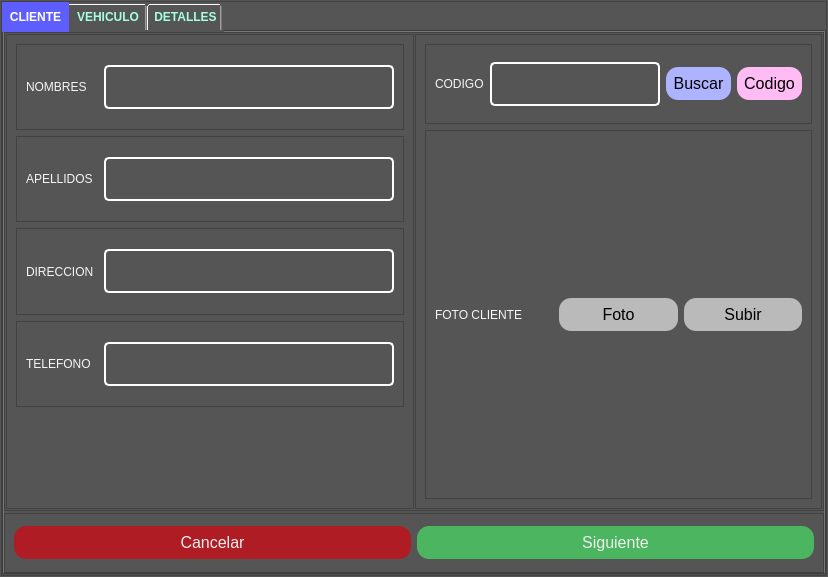
<?xml version="1.0" encoding="UTF-8"?>
<ui version="4.0">
 <class>Dialog</class>
 <widget class="QDialog" name="Dialog">
  <property name="geometry">
   <rect>
    <x>0</x>
    <y>0</y>
    <width>828</width>
    <height>577</height>
   </rect>
  </property>
  <property name="windowTitle">
   <string>Datos Registro</string>
  </property>
  <property name="styleSheet">
   <string notr="true">background:rgb(85, 85, 85);</string>
  </property>
  <layout class="QHBoxLayout" name="horizontalLayout">
   <property name="leftMargin">
    <number>1</number>
   </property>
   <property name="topMargin">
    <number>1</number>
   </property>
   <property name="rightMargin">
    <number>1</number>
   </property>
   <property name="bottomMargin">
    <number>1</number>
   </property>
   <item>
    <widget class="QFrame" name="frame">
     <property name="frameShape">
      <enum>QFrame::StyledPanel</enum>
     </property>
     <property name="frameShadow">
      <enum>QFrame::Raised</enum>
     </property>
     <layout class="QGridLayout" name="gridLayout">
      <property name="leftMargin">
       <number>0</number>
      </property>
      <property name="topMargin">
       <number>0</number>
      </property>
      <property name="rightMargin">
       <number>0</number>
      </property>
      <property name="bottomMargin">
       <number>0</number>
      </property>
      <property name="spacing">
       <number>0</number>
      </property>
      <item row="0" column="0">
       <widget class="QTabWidget" name="tabWidget">
        <property name="styleSheet">
         <string notr="true">QTabBar::tab {
        color: rgb(164, 255, 225);        
        padding: 8px;
		font-weight: bold;
}
 QTabBar::tab:selected {
        color: white;        
		font-weight: bold;   
        background:rgb(94, 94, 255);
}</string>
        </property>
        <property name="currentIndex">
         <number>0</number>
        </property>
        <widget class="QWidget" name="tab">
         <property name="styleSheet">
          <string notr="true">QLabel{
color:rgb(245, 245, 245);
font:77 10pt 'Arial Black';
}
QPushButton{
border-radius: 12px;
color:rgb(238, 238, 238);
background-color:rgb(186, 186, 186);
padding: 7px 7px;
  text-align: center;
  font-size: 16px;
}
QPushButton:hover{
background-color: #04AA6D; /* Green */
color: white;
}
QLineEdit{
padding: 12px 20px;
margin: 8px 0;
border: 2px solid #fff;
border-radius: 5px;
font:77 16px 'Arial Black';
color:rgb(238, 238, 238);
}
</string>
         </property>
         <attribute name="title">
          <string>CLIENTE</string>
         </attribute>
         <layout class="QVBoxLayout" name="verticalLayout" stretch="8,1">
          <property name="spacing">
           <number>2</number>
          </property>
          <property name="leftMargin">
           <number>0</number>
          </property>
          <property name="topMargin">
           <number>0</number>
          </property>
          <property name="rightMargin">
           <number>0</number>
          </property>
          <property name="bottomMargin">
           <number>0</number>
          </property>
          <item>
           <widget class="QFrame" name="frame_2">
            <property name="frameShape">
             <enum>QFrame::StyledPanel</enum>
            </property>
            <property name="frameShadow">
             <enum>QFrame::Raised</enum>
            </property>
            <layout class="QHBoxLayout" name="horizontalLayout_3" stretch="1,1">
             <property name="spacing">
              <number>1</number>
             </property>
             <property name="leftMargin">
              <number>1</number>
             </property>
             <property name="topMargin">
              <number>1</number>
             </property>
             <property name="rightMargin">
              <number>1</number>
             </property>
             <property name="bottomMargin">
              <number>1</number>
             </property>
             <item>
              <widget class="QFrame" name="frame_4">
               <property name="frameShape">
                <enum>QFrame::StyledPanel</enum>
               </property>
               <property name="frameShadow">
                <enum>QFrame::Raised</enum>
               </property>
               <layout class="QVBoxLayout" name="verticalLayout_2">
                <item>
                 <widget class="QFrame" name="frame_6">
                  <property name="frameShape">
                   <enum>QFrame::StyledPanel</enum>
                  </property>
                  <property name="frameShadow">
                   <enum>QFrame::Raised</enum>
                  </property>
                  <layout class="QHBoxLayout" name="horizontalLayout_4" stretch="2,8">
                   <item>
                    <widget class="QLabel" name="label">
                     <property name="text">
                      <string>NOMBRES</string>
                     </property>
                    </widget>
                   </item>
                   <item>
                    <widget class="QLineEdit" name="lineNombres"/>
                   </item>
                  </layout>
                 </widget>
                </item>
                <item>
                 <widget class="QFrame" name="frame_8">
                  <property name="frameShape">
                   <enum>QFrame::StyledPanel</enum>
                  </property>
                  <property name="frameShadow">
                   <enum>QFrame::Raised</enum>
                  </property>
                  <layout class="QHBoxLayout" name="horizontalLayout_5" stretch="2,8">
                   <item>
                    <widget class="QLabel" name="label_2">
                     <property name="text">
                      <string>APELLIDOS</string>
                     </property>
                    </widget>
                   </item>
                   <item>
                    <widget class="QLineEdit" name="lineApellidos"/>
                   </item>
                  </layout>
                 </widget>
                </item>
                <item>
                 <widget class="QFrame" name="frame_7">
                  <property name="frameShape">
                   <enum>QFrame::StyledPanel</enum>
                  </property>
                  <property name="frameShadow">
                   <enum>QFrame::Raised</enum>
                  </property>
                  <layout class="QHBoxLayout" name="horizontalLayout_6" stretch="2,8">
                   <item>
                    <widget class="QLabel" name="label_3">
                     <property name="text">
                      <string>DIRECCION</string>
                     </property>
                    </widget>
                   </item>
                   <item>
                    <widget class="QLineEdit" name="lineDireccion"/>
                   </item>
                  </layout>
                 </widget>
                </item>
                <item>
                 <widget class="QFrame" name="frame_9">
                  <property name="frameShape">
                   <enum>QFrame::StyledPanel</enum>
                  </property>
                  <property name="frameShadow">
                   <enum>QFrame::Raised</enum>
                  </property>
                  <layout class="QHBoxLayout" name="horizontalLayout_7" stretch="2,8">
                   <item>
                    <widget class="QLabel" name="label_4">
                     <property name="text">
                      <string>TELEFONO</string>
                     </property>
                    </widget>
                   </item>
                   <item>
                    <widget class="QLineEdit" name="lineTelefono"/>
                   </item>
                  </layout>
                 </widget>
                </item>
                <item>
                 <layout class="QVBoxLayout" name="vL_lb_valid_message">
                  <item>
                   <widget class="QLabel" name="lb_valid_message">
                    <property name="text">
                     <string/>
                    </property>
                   </widget>
                  </item>
                 </layout>
                </item>
               </layout>
              </widget>
             </item>
             <item>
              <widget class="QFrame" name="frame_5">
               <property name="frameShape">
                <enum>QFrame::StyledPanel</enum>
               </property>
               <property name="frameShadow">
                <enum>QFrame::Raised</enum>
               </property>
               <layout class="QVBoxLayout" name="verticalLayout_3" stretch="1,10">
                <item>
                 <widget class="QFrame" name="frame_10">
                  <property name="frameShape">
                   <enum>QFrame::StyledPanel</enum>
                  </property>
                  <property name="frameShadow">
                   <enum>QFrame::Raised</enum>
                  </property>
                  <layout class="QHBoxLayout" name="horizontalLayout_8">
                   <item>
                    <widget class="QLabel" name="label_5">
                     <property name="text">
                      <string>CODIGO</string>
                     </property>
                    </widget>
                   </item>
                   <item>
                    <widget class="QLineEdit" name="lineCodigoCli"/>
                   </item>
                   <item>
                    <widget class="QPushButton" name="btnBuscarCodigo">
                     <property name="styleSheet">
                      <string notr="true">QPushButton{
	background:rgb(174, 179, 255);
	color:black;
}</string>
                     </property>
                     <property name="text">
                      <string>Buscar</string>
                     </property>
                     <property name="iconSize">
                      <size>
                       <width>25</width>
                       <height>25</height>
                      </size>
                     </property>
                    </widget>
                   </item>
                   <item>
                    <widget class="QPushButton" name="btnGenCodigo">
                     <property name="styleSheet">
                      <string notr="true">QPushButton{
background:rgb(255, 187, 244);
color:black;
}</string>
                     </property>
                     <property name="text">
                      <string>Codigo</string>
                     </property>
                     <property name="iconSize">
                      <size>
                       <width>25</width>
                       <height>25</height>
                      </size>
                     </property>
                    </widget>
                   </item>
                  </layout>
                 </widget>
                </item>
                <item>
                 <widget class="QFrame" name="frame_11">
                  <property name="frameShape">
                   <enum>QFrame::StyledPanel</enum>
                  </property>
                  <property name="frameShadow">
                   <enum>QFrame::Raised</enum>
                  </property>
                  <layout class="QHBoxLayout" name="horizontalLayout_9" stretch="0,0,0">
                   <item>
                    <widget class="QLabel" name="label_6">
                     <property name="text">
                      <string>FOTO CLIENTE</string>
                     </property>
                    </widget>
                   </item>
                   <item>
                    <widget class="QPushButton" name="btnFotoCliente">
                     <property name="styleSheet">
                      <string notr="true">color:black;</string>
                     </property>
                     <property name="text">
                      <string>Foto</string>
                     </property>
                     <property name="iconSize">
                      <size>
                       <width>25</width>
                       <height>25</height>
                      </size>
                     </property>
                    </widget>
                   </item>
                   <item>
                    <widget class="QPushButton" name="btnSubirFcliente">
                     <property name="styleSheet">
                      <string notr="true">color:black;</string>
                     </property>
                     <property name="text">
                      <string>Subir</string>
                     </property>
                     <property name="iconSize">
                      <size>
                       <width>25</width>
                       <height>25</height>
                      </size>
                     </property>
                    </widget>
                   </item>
                  </layout>
                 </widget>
                </item>
               </layout>
              </widget>
             </item>
            </layout>
           </widget>
          </item>
          <item>
           <widget class="QFrame" name="frame_3">
            <property name="frameShape">
             <enum>QFrame::StyledPanel</enum>
            </property>
            <property name="frameShadow">
             <enum>QFrame::Raised</enum>
            </property>
            <layout class="QHBoxLayout" name="horizontalLayout_2">
             <item>
              <widget class="QPushButton" name="btnSalir">
               <property name="styleSheet">
                <string notr="true">QPushButton{
	background:rgb(175, 28, 35);
}</string>
               </property>
               <property name="text">
                <string>Cancelar</string>
               </property>
               <property name="iconSize">
                <size>
                 <width>25</width>
                 <height>25</height>
                </size>
               </property>
              </widget>
             </item>
             <item>
              <widget class="QPushButton" name="btnSiguiente">
               <property name="styleSheet">
                <string notr="true">QPushButton{
		background:rgb(75, 181, 96);
}</string>
               </property>
               <property name="text">
                <string>Siguiente</string>
               </property>
               <property name="iconSize">
                <size>
                 <width>25</width>
                 <height>25</height>
                </size>
               </property>
              </widget>
             </item>
            </layout>
           </widget>
          </item>
         </layout>
        </widget>
        <widget class="QWidget" name="tab_2">
         <property name="styleSheet">
          <string notr="true">QLabel{
color:rgb(245, 245, 245);
font:77 10pt 'Arial Black';
}
QPushButton{
border-radius: 12px;
color:rgb(238, 238, 238);
background-color:rgb(186, 186, 186);
padding: 7px 7px;
  text-align: center;
  font-size: 16px;
}
QPushButton:hover{
background-color: #04AA6D; /* Green */
color: white;
}
QLineEdit{
padding: 12px 20px;
margin: 8px 0;
border: 2px solid #fff;
border-radius: 5px;
font:77 16px 'Arial Black';
color:rgb(238, 238, 238);
}
</string>
         </property>
         <attribute name="title">
          <string>VEHICULO</string>
         </attribute>
         <layout class="QVBoxLayout" name="verticalLayout_4">
          <property name="spacing">
           <number>0</number>
          </property>
          <property name="leftMargin">
           <number>0</number>
          </property>
          <property name="topMargin">
           <number>0</number>
          </property>
          <property name="rightMargin">
           <number>0</number>
          </property>
          <property name="bottomMargin">
           <number>0</number>
          </property>
          <item>
           <widget class="QFrame" name="frame_12">
            <property name="frameShape">
             <enum>QFrame::StyledPanel</enum>
            </property>
            <property name="frameShadow">
             <enum>QFrame::Raised</enum>
            </property>
            <layout class="QVBoxLayout" name="verticalLayout_8" stretch="0,0">
             <property name="spacing">
              <number>0</number>
             </property>
             <property name="leftMargin">
              <number>0</number>
             </property>
             <property name="topMargin">
              <number>0</number>
             </property>
             <property name="rightMargin">
              <number>0</number>
             </property>
             <property name="bottomMargin">
              <number>0</number>
             </property>
             <item>
              <widget class="QFrame" name="frame_24">
               <property name="frameShape">
                <enum>QFrame::StyledPanel</enum>
               </property>
               <property name="frameShadow">
                <enum>QFrame::Raised</enum>
               </property>
               <layout class="QHBoxLayout" name="horizontalLayout_10" stretch="1,0">
                <property name="leftMargin">
                 <number>0</number>
                </property>
                <property name="topMargin">
                 <number>0</number>
                </property>
                <property name="rightMargin">
                 <number>0</number>
                </property>
                <property name="bottomMargin">
                 <number>0</number>
                </property>
                <item>
                 <widget class="QFrame" name="frame_13">
                  <property name="frameShape">
                   <enum>QFrame::StyledPanel</enum>
                  </property>
                  <property name="frameShadow">
                   <enum>QFrame::Raised</enum>
                  </property>
                  <layout class="QVBoxLayout" name="verticalLayout_5">
                   <item>
                    <widget class="QFrame" name="frame_15">
                     <property name="font">
                      <font>
                       <bold>false</bold>
                      </font>
                     </property>
                     <property name="frameShape">
                      <enum>QFrame::StyledPanel</enum>
                     </property>
                     <property name="frameShadow">
                      <enum>QFrame::Raised</enum>
                     </property>
                     <layout class="QHBoxLayout" name="horizontalLayout_11" stretch="2,6">
                      <property name="spacing">
                       <number>2</number>
                      </property>
                      <property name="leftMargin">
                       <number>1</number>
                      </property>
                      <property name="topMargin">
                       <number>1</number>
                      </property>
                      <property name="rightMargin">
                       <number>1</number>
                      </property>
                      <property name="bottomMargin">
                       <number>1</number>
                      </property>
                      <item>
                       <widget class="QLabel" name="label_7">
                        <property name="text">
                         <string>MODELO</string>
                        </property>
                       </widget>
                      </item>
                      <item>
                       <widget class="QLineEdit" name="lineModelo"/>
                      </item>
                     </layout>
                    </widget>
                   </item>
                   <item>
                    <widget class="QFrame" name="frame_16">
                     <property name="font">
                      <font>
                       <bold>false</bold>
                      </font>
                     </property>
                     <property name="frameShape">
                      <enum>QFrame::StyledPanel</enum>
                     </property>
                     <property name="frameShadow">
                      <enum>QFrame::Raised</enum>
                     </property>
                     <layout class="QHBoxLayout" name="horizontalLayout_12" stretch="2,6">
                      <property name="spacing">
                       <number>2</number>
                      </property>
                      <property name="leftMargin">
                       <number>1</number>
                      </property>
                      <property name="topMargin">
                       <number>1</number>
                      </property>
                      <property name="rightMargin">
                       <number>1</number>
                      </property>
                      <property name="bottomMargin">
                       <number>1</number>
                      </property>
                      <item>
                       <widget class="QLabel" name="label_8">
                        <property name="text">
                         <string>PLACA</string>
                        </property>
                       </widget>
                      </item>
                      <item>
                       <widget class="QLineEdit" name="linePlaca"/>
                      </item>
                     </layout>
                    </widget>
                   </item>
                   <item>
                    <widget class="QFrame" name="frame_17">
                     <property name="font">
                      <font>
                       <bold>false</bold>
                      </font>
                     </property>
                     <property name="frameShape">
                      <enum>QFrame::StyledPanel</enum>
                     </property>
                     <property name="frameShadow">
                      <enum>QFrame::Raised</enum>
                     </property>
                     <layout class="QHBoxLayout" name="horizontalLayout_13" stretch="2,6">
                      <property name="spacing">
                       <number>2</number>
                      </property>
                      <property name="leftMargin">
                       <number>1</number>
                      </property>
                      <property name="topMargin">
                       <number>1</number>
                      </property>
                      <property name="rightMargin">
                       <number>1</number>
                      </property>
                      <property name="bottomMargin">
                       <number>1</number>
                      </property>
                      <item>
                       <widget class="QLabel" name="label_9">
                        <property name="text">
                         <string>COLOR</string>
                        </property>
                       </widget>
                      </item>
                      <item>
                       <widget class="QLineEdit" name="lineColor"/>
                      </item>
                     </layout>
                    </widget>
                   </item>
                   <item>
                    <widget class="QFrame" name="frame_21">
                     <property name="font">
                      <font>
                       <bold>false</bold>
                      </font>
                     </property>
                     <property name="frameShape">
                      <enum>QFrame::StyledPanel</enum>
                     </property>
                     <property name="frameShadow">
                      <enum>QFrame::Raised</enum>
                     </property>
                     <layout class="QHBoxLayout" name="horizontalLayout_14" stretch="2,6">
                      <property name="spacing">
                       <number>2</number>
                      </property>
                      <property name="leftMargin">
                       <number>1</number>
                      </property>
                      <property name="topMargin">
                       <number>1</number>
                      </property>
                      <property name="rightMargin">
                       <number>1</number>
                      </property>
                      <property name="bottomMargin">
                       <number>1</number>
                      </property>
                      <item>
                       <widget class="QLabel" name="label_10">
                        <property name="text">
                         <string>MOTOR</string>
                        </property>
                       </widget>
                      </item>
                      <item>
                       <widget class="QLineEdit" name="lineMotor"/>
                      </item>
                     </layout>
                    </widget>
                   </item>
                   <item>
                    <widget class="QFrame" name="frame_22">
                     <property name="font">
                      <font>
                       <bold>false</bold>
                      </font>
                     </property>
                     <property name="frameShape">
                      <enum>QFrame::StyledPanel</enum>
                     </property>
                     <property name="frameShadow">
                      <enum>QFrame::Raised</enum>
                     </property>
                     <layout class="QHBoxLayout" name="horizontalLayout_15" stretch="2,6">
                      <property name="spacing">
                       <number>2</number>
                      </property>
                      <property name="leftMargin">
                       <number>1</number>
                      </property>
                      <property name="topMargin">
                       <number>1</number>
                      </property>
                      <property name="rightMargin">
                       <number>1</number>
                      </property>
                      <property name="bottomMargin">
                       <number>1</number>
                      </property>
                      <item>
                       <widget class="QLabel" name="label_11">
                        <property name="text">
                         <string>KILOMETRAGE</string>
                        </property>
                       </widget>
                      </item>
                      <item>
                       <widget class="QLineEdit" name="lineKilome"/>
                      </item>
                     </layout>
                    </widget>
                   </item>
                  </layout>
                 </widget>
                </item>
                <item>
                 <widget class="QFrame" name="frame_14">
                  <property name="frameShape">
                   <enum>QFrame::StyledPanel</enum>
                  </property>
                  <property name="frameShadow">
                   <enum>QFrame::Raised</enum>
                  </property>
                  <layout class="QVBoxLayout" name="verticalLayout_6">
                   <item>
                    <widget class="QFrame" name="frame_18">
                     <property name="frameShape">
                      <enum>QFrame::StyledPanel</enum>
                     </property>
                     <property name="frameShadow">
                      <enum>QFrame::Raised</enum>
                     </property>
                     <layout class="QHBoxLayout" name="horizontalLayout_17" stretch="3,8">
                      <item>
                       <widget class="QLabel" name="label_12">
                        <property name="text">
                         <string>TIPO DE AUTO</string>
                        </property>
                       </widget>
                      </item>
                      <item>
                       <widget class="QComboBox" name="comboTipoVehiculo"/>
                      </item>
                     </layout>
                    </widget>
                   </item>
                   <item>
                    <widget class="QFrame" name="frame_19">
                     <property name="frameShape">
                      <enum>QFrame::StyledPanel</enum>
                     </property>
                     <property name="frameShadow">
                      <enum>QFrame::Raised</enum>
                     </property>
                     <layout class="QHBoxLayout" name="horizontalLayout_18" stretch="0,0,0">
                      <item>
                       <widget class="QLabel" name="label_13">
                        <property name="text">
                         <string>FOTO PLACA</string>
                        </property>
                       </widget>
                      </item>
                      <item>
                       <widget class="QPushButton" name="btnFotoPlaca">
                        <property name="styleSheet">
                         <string notr="true">QPushButton{
color:black;
}</string>
                        </property>
                        <property name="text">
                         <string>Foto</string>
                        </property>
                        <property name="iconSize">
                         <size>
                          <width>25</width>
                          <height>25</height>
                         </size>
                        </property>
                       </widget>
                      </item>
                      <item>
                       <widget class="QPushButton" name="btnSubFplaca">
                        <property name="styleSheet">
                         <string notr="true">QPushButton{
color:black;
}</string>
                        </property>
                        <property name="text">
                         <string>Subir</string>
                        </property>
                        <property name="iconSize">
                         <size>
                          <width>25</width>
                          <height>25</height>
                         </size>
                        </property>
                       </widget>
                      </item>
                     </layout>
                    </widget>
                   </item>
                   <item>
                    <widget class="QFrame" name="frame_20">
                     <property name="frameShape">
                      <enum>QFrame::StyledPanel</enum>
                     </property>
                     <property name="frameShadow">
                      <enum>QFrame::Raised</enum>
                     </property>
                     <layout class="QHBoxLayout" name="horizontalLayout_19" stretch="0,0,0">
                      <item>
                       <widget class="QLabel" name="label_14">
                        <property name="text">
                         <string>FOTO VEHICULO</string>
                        </property>
                       </widget>
                      </item>
                      <item>
                       <widget class="QPushButton" name="btnFotoVehi">
                        <property name="styleSheet">
                         <string notr="true">QPushButton{
color:black;
}</string>
                        </property>
                        <property name="text">
                         <string>Foto</string>
                        </property>
                        <property name="iconSize">
                         <size>
                          <width>25</width>
                          <height>25</height>
                         </size>
                        </property>
                       </widget>
                      </item>
                      <item>
                       <widget class="QPushButton" name="btnSubFvehiculo">
                        <property name="styleSheet">
                         <string notr="true">QPushButton{
color:black;
}</string>
                        </property>
                        <property name="text">
                         <string>Subir</string>
                        </property>
                        <property name="iconSize">
                         <size>
                          <width>25</width>
                          <height>25</height>
                         </size>
                        </property>
                       </widget>
                      </item>
                     </layout>
                    </widget>
                   </item>
                  </layout>
                 </widget>
                </item>
               </layout>
              </widget>
             </item>
             <item>
              <widget class="QFrame" name="frame_23">
               <property name="minimumSize">
                <size>
                 <width>0</width>
                 <height>0</height>
                </size>
               </property>
               <property name="frameShape">
                <enum>QFrame::StyledPanel</enum>
               </property>
               <property name="frameShadow">
                <enum>QFrame::Raised</enum>
               </property>
               <layout class="QHBoxLayout" name="horizontalLayout_16">
                <property name="spacing">
                 <number>6</number>
                </property>
                <property name="leftMargin">
                 <number>9</number>
                </property>
                <property name="topMargin">
                 <number>9</number>
                </property>
                <item alignment="Qt::AlignBottom">
                 <widget class="QPushButton" name="btnAtrasVeh">
                  <property name="styleSheet">
                   <string notr="true">QPushButton{
background:rgb(175, 28, 35)
}</string>
                  </property>
                  <property name="text">
                   <string>Atras</string>
                  </property>
                  <property name="iconSize">
                   <size>
                    <width>25</width>
                    <height>25</height>
                   </size>
                  </property>
                 </widget>
                </item>
                <item alignment="Qt::AlignBottom">
                 <widget class="QPushButton" name="btnGuardarVehiculo">
                  <property name="styleSheet">
                   <string notr="true">QPushButton{
	background:rgb(75, 181, 96);
}</string>
                  </property>
                  <property name="text">
                   <string>Siguiente</string>
                  </property>
                  <property name="iconSize">
                   <size>
                    <width>25</width>
                    <height>25</height>
                   </size>
                  </property>
                 </widget>
                </item>
               </layout>
              </widget>
             </item>
            </layout>
           </widget>
          </item>
         </layout>
        </widget>
        <widget class="QWidget" name="tab_3">
         <attribute name="title">
          <string>DETALLES</string>
         </attribute>
        </widget>
       </widget>
      </item>
     </layout>
    </widget>
   </item>
  </layout>
 </widget>
 <resources/>
 <connections/>
</ui>
